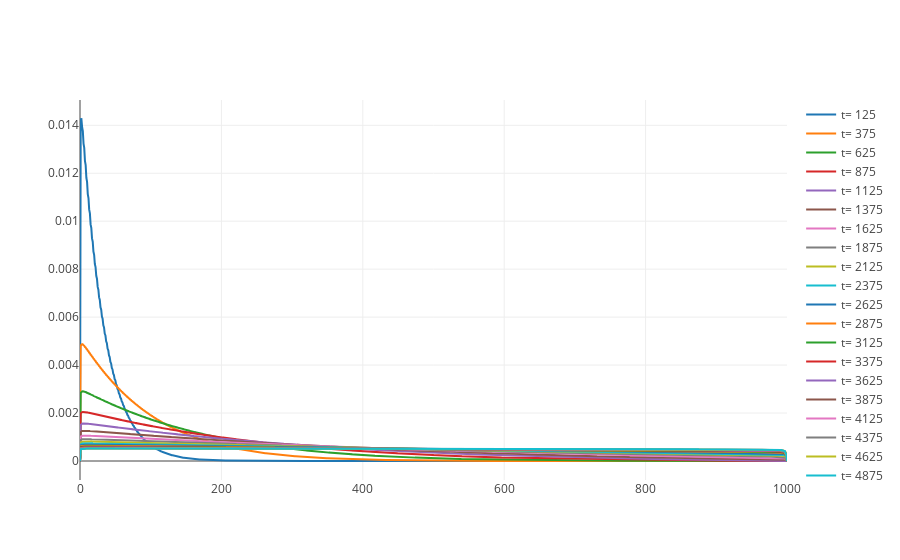

Notebook code for this chart:
### Markdown cell above
This gives us an approximation of the expected SFS of still segregating mutations that occured at different points in the past. We can consider these together since in real data we might not know which are which :

### Code cell
surface= 'N'
surf= np.linspace(0,1,freq_matrix.shape[0])
surf_dict= {
    'freq': surf,
    'N': [int(x * Ne) for x in surf]
}

fig= [go.Scatter(
    x= surf_dict[surface],
    y= freq_prog[x][0],
    name= 't= ' + str(gens[x])
) for x in list(range(len(gens)))]

layout= go.Layout(
)

figure= go.Figure(data= fig,layout= layout)
iplot(figure)

### Figure 1 — Plotly figure (JSON) as saved in the notebook; plotly's stock layout.template omitted (floating-point values rounded to 4 significant figures; data arrays with more than 128 entries replaced by an {"elided": "..."} marker saying what was removed)
{"data": [{"name": "t= 125", "type": "scatter", "uid": "22213b8f-be96-4a85-8d35-6e6376a9d58f", "x": {"elided": "2000 int values"}, "y": {"elided": "2000 float values"}}, {"name": "t= 375", "type": "scatter", "uid": "f2d23a59-aa9d-45fd-b48d-3c882084561d", "x": {"elided": "2000 int values"}, "y": {"elided": "2000 float values"}}, {"name": "t= 625", "type": "scatter", "uid": "0d4aae99-2768-4c15-805e-053ede0c4572", "x": {"elided": "2000 int values"}, "y": {"elided": "2000 float values"}}, {"name": "t= 875", "type": "scatter", "uid": "77b2d713-3cf9-448d-b66e-a24b50d881b7", "x": {"elided": "2000 int values"}, "y": {"elided": "2000 float values"}}, {"name": "t= 1125", "type": "scatter", "uid": "ae2e4bbc-7eb8-4af9-be4b-dc37e09d3805", "x": {"elided": "2000 int values"}, "y": {"elided": "2000 float values"}}, {"name": "t= 1375", "type": "scatter", "uid": "8381a616-c2ec-4d63-8638-d9fb1da956c1", "x": {"elided": "2000 int values"}, "y": {"elided": "2000 float values"}}, {"name": "t= 1625", "type": "scatter", "uid": "f3667c43-8a4f-4076-889f-13af14248b8f", "x": {"elided": "2000 int values"}, "y": {"elided": "2000 float values"}}, {"name": "t= 1875", "type": "scatter", "uid": "c0e1a6f7-29d1-4e89-8183-8e0bb7dbc405", "x": {"elided": "2000 int values"}, "y": {"elided": "2000 float values"}}, {"name": "t= 2125", "type": "scatter", "uid": "de3b0bf7-6e3a-4349-bc6a-9fa60926670d", "x": {"elided": "2000 int values"}, "y": {"elided": "2000 float values"}}, {"name": "t= 2375", "type": "scatter", "uid": "3d1cb866-3ebb-4de1-9876-9d6db4224ee6", "x": {"elided": "2000 int values"}, "y": {"elided": "2000 float values"}}, {"name": "t= 2625", "type": "scatter", "uid": "b27c0b0e-97d4-43b5-9e25-be44397733fa", "x": {"elided": "2000 int values"}, "y": {"elided": "2000 float values"}}, {"name": "t= 2875", "type": "scatter", "uid": "7a98ec0f-c6aa-49bc-9653-af26bc72a450", "x": {"elided": "2000 int values"}, "y": {"elided": "2000 float values"}}, {"name": "t= 3125", "type": "scatter", "uid": "396e1eba-d3ee-495c-bff3-790715e54137", "x": {"elided": "2000 int values"}, "y": {"elided": "2000 float values"}}, {"name": "t= 3375", "type": "scatter", "uid": "f487c9e4-8d7d-44ed-ab1e-b4dd659b7b64", "x": {"elided": "2000 int values"}, "y": {"elided": "2000 float values"}}, {"name": "t= 3625", "type": "scatter", "uid": "49483722-6e87-4c16-bdd9-19c1a91eb48f", "x": {"elided": "2000 int values"}, "y": {"elided": "2000 float values"}}, {"name": "t= 3875", "type": "scatter", "uid": "88763767-264c-47df-9fe2-99a92f289b43", "x": {"elided": "2000 int values"}, "y": {"elided": "2000 float values"}}, {"name": "t= 4125", "type": "scatter", "uid": "7d1c3438-937c-47c6-b0aa-16283b4877ea", "x": {"elided": "2000 int values"}, "y": {"elided": "2000 float values"}}, {"name": "t= 4375", "type": "scatter", "uid": "9e07fcb2-961d-49ae-bb1b-fac09c9fc953", "x": {"elided": "2000 int values"}, "y": {"elided": "2000 float values"}}, {"name": "t= 4625", "type": "scatter", "uid": "7e37fad5-0129-47d8-9566-f6757d17282d", "x": {"elided": "2000 int values"}, "y": {"elided": "2000 float values"}}, {"name": "t= 4875", "type": "scatter", "uid": "3c7ce0fd-22b8-4a6e-99ce-69b7232a9902", "x": {"elided": "2000 int values"}, "y": {"elided": "2000 float values"}}], "layout": {}}
